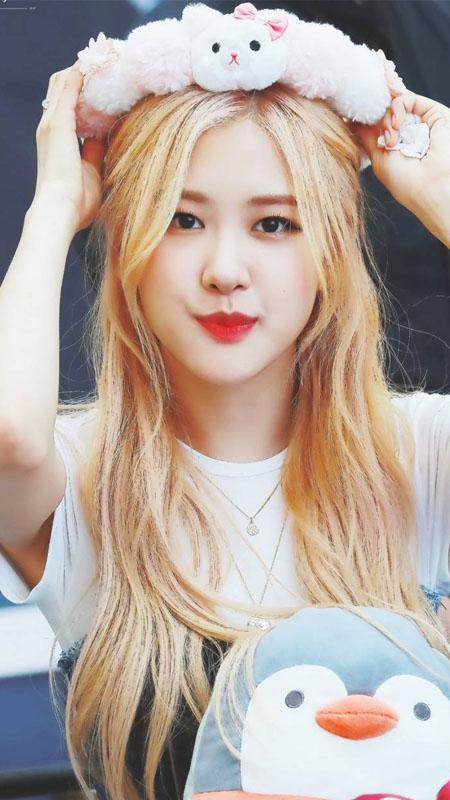
#> input picture clase4/rosebp.jpg, 450 x 800 px
$ python masking.py
#> lines starting #> are read from the running program, lines starting #| are printed output that depends on the picture; after the words box and inside, x2 and y2 are one past the last pixel; in counts of white or black regions, pixels touching at a corner belong together
import cv2
import numpy as np

# load the original input image and display it to our screen
image = cv2.imread("rosebp.jpg")
#> image is the input picture: shape (800, 450, 3); mean B, G, R 158.1, 166.3, 180.8
cv2.imshow("Original", image)

# a mask is the same size as our image, but has only two pixel
# values, 0 and 255 -- pixels with a value of 0 (background) are
# ignored in the original image while mask pixels with a value of
# 255 (foreground) are allowed to be kept
mask = np.zeros(image.shape[:2], dtype="uint8")
cv2.rectangle(mask, (0, 90), (290, 450), 255, -1)
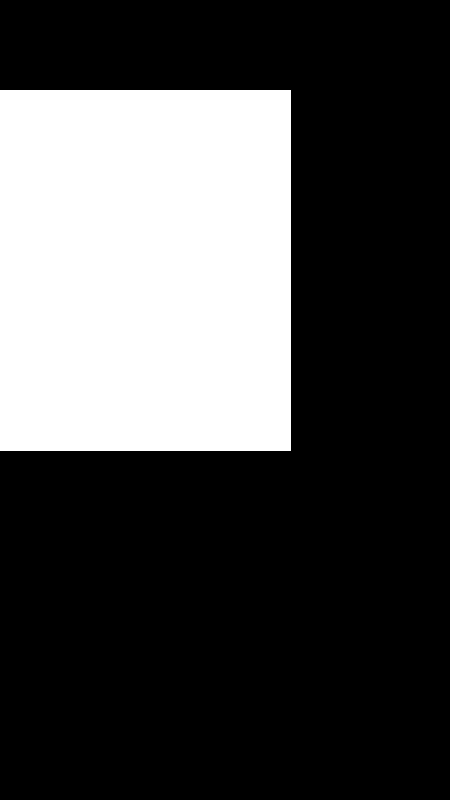
#> mask: shape (800, 450); 29.2% white; 1 white region, box (x1, y1, x2, y2) and area: (0, 90, 291, 451) 105051
cv2.imshow("Rectangular Mask", mask)

# apply our mask -- notice how only the person in the image is
# cropped out
masked = cv2.bitwise_and(image, image, mask=mask)
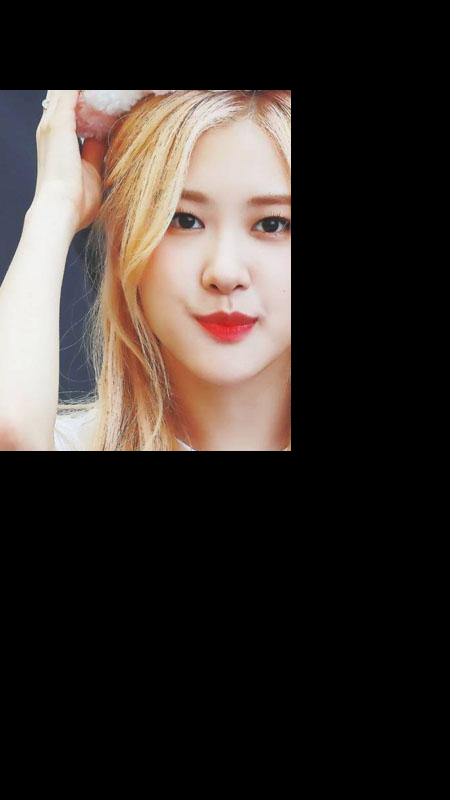
#> masked: shape (800, 450, 3); mean B, G, R 43.5, 47.6, 55
cv2.imshow("Mask Applied to Image", masked)
cv2.waitKey(0)


# show the output images
cv2.imshow("Mask Applied to Image", masked)
cv2.waitKey(0)

$ run again, with clase4/ave.jpg copied over clase4/rosebp.jpg
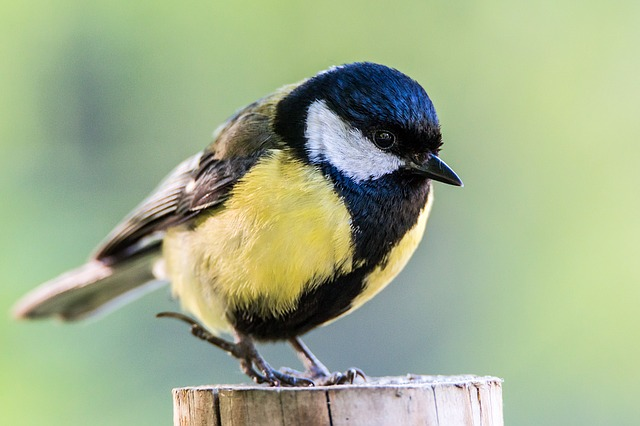
#> input picture clase4/ave.jpg, 640 x 426 px
#> image is the input picture: shape (426, 640, 3); mean B, G, R 139.9, 174.4, 159.9
#> `cv2.rectangle(mask, (0, 90), (290, 450), 255, -1)`:
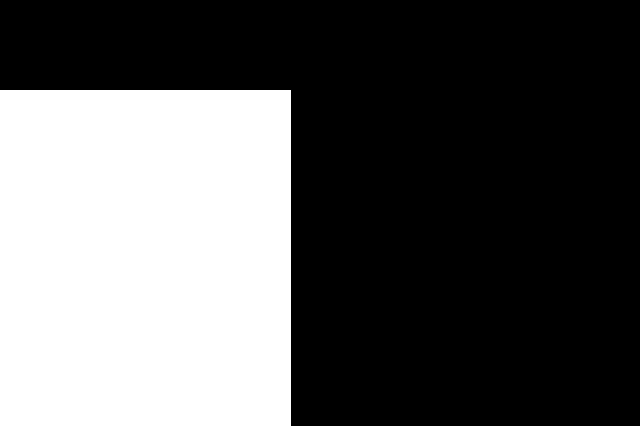
#> mask: shape (426, 640); 35.9% white; 1 white region, box (x1, y1, x2, y2) and area: (0, 90, 291, 426) 97776
#> `masked = cv2.bitwise_and(image, image, mask=mask)`:
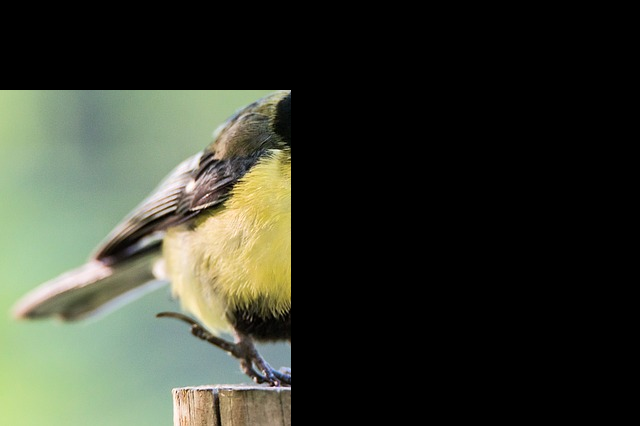
#> masked: shape (426, 640, 3); mean B, G, R 47.4, 59.4, 55.4
